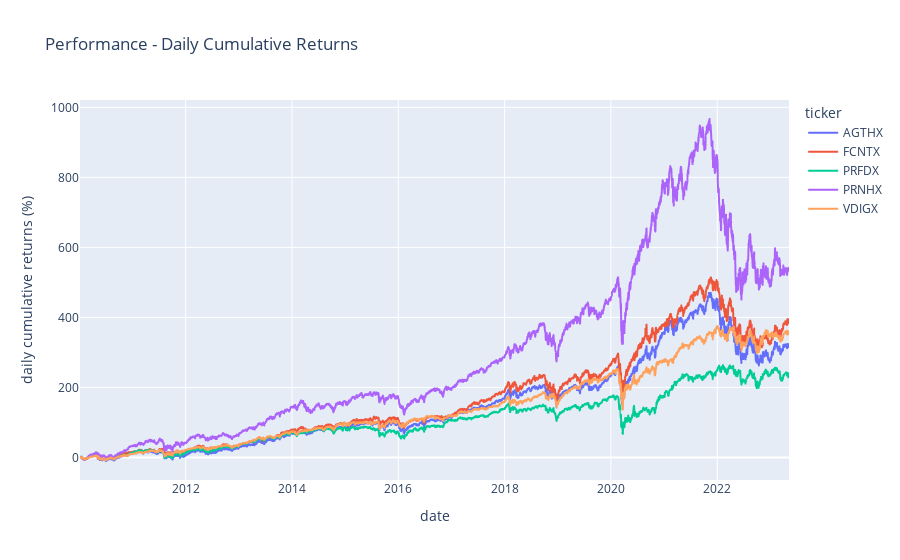

Write notebook code for a chart like this one.
### Code cell
fig = px.line(df2, x='date',
              y='cum_return_pct', color='ticker',
              title='Performance - Daily Cumulative Returns',
              labels={'cum_return_pct':'daily cumulative returns (%)', })
fig.show()

### Figure 1 — Plotly figure (JSON) as saved in the notebook; plotly's stock layout.template omitted (floating-point values rounded to 4 significant figures; data arrays with more than 128 entries replaced by an {"elided": "..."} marker saying what was removed)
{"data": [{"hovertemplate": "ticker=AGTHX<br>date=%{x}<br>daily cumulative returns (%)=%{y}<extra></extra>", "legendgroup": "AGTHX", "line": {"color": "#636efa", "dash": "solid"}, "marker": {"symbol": "circle"}, "mode": "lines", "name": "AGTHX", "showlegend": true, "type": "scattergl", "x": {"elided": "3359 str values"}, "xaxis": "x", "y": {"elided": "3359 float values"}, "yaxis": "y"}, {"hovertemplate": "ticker=FCNTX<br>date=%{x}<br>daily cumulative returns (%)=%{y}<extra></extra>", "legendgroup": "FCNTX", "line": {"color": "#EF553B", "dash": "solid"}, "marker": {"symbol": "circle"}, "mode": "lines", "name": "FCNTX", "showlegend": true, "type": "scattergl", "x": {"elided": "3359 str values"}, "xaxis": "x", "y": {"elided": "3359 float values"}, "yaxis": "y"}, {"hovertemplate": "ticker=PRFDX<br>date=%{x}<br>daily cumulative returns (%)=%{y}<extra></extra>", "legendgroup": "PRFDX", "line": {"color": "#00cc96", "dash": "solid"}, "marker": {"symbol": "circle"}, "mode": "lines", "name": "PRFDX", "showlegend": true, "type": "scattergl", "x": {"elided": "3359 str values"}, "xaxis": "x", "y": {"elided": "3359 float values"}, "yaxis": "y"}, {"hovertemplate": "ticker=PRNHX<br>date=%{x}<br>daily cumulative returns (%)=%{y}<extra></extra>", "legendgroup": "PRNHX", "line": {"color": "#ab63fa", "dash": "solid"}, "marker": {"symbol": "circle"}, "mode": "lines", "name": "PRNHX", "showlegend": true, "type": "scattergl", "x": {"elided": "3359 str values"}, "xaxis": "x", "y": {"elided": "3359 float values"}, "yaxis": "y"}, {"hovertemplate": "ticker=VDIGX<br>date=%{x}<br>daily cumulative returns (%)=%{y}<extra></extra>", "legendgroup": "VDIGX", "line": {"color": "#FFA15A", "dash": "solid"}, "marker": {"symbol": "circle"}, "mode": "lines", "name": "VDIGX", "showlegend": true, "type": "scattergl", "x": {"elided": "3359 str values"}, "xaxis": "x", "y": {"elided": "3359 float values"}, "yaxis": "y"}], "layout": {"legend": {"title": {"text": "ticker"}, "tracegroupgap": 0}, "title": {"text": "Performance - Daily Cumulative Returns"}, "xaxis": {"anchor": "y", "domain": [0, 1], "title": {"text": "date"}}, "yaxis": {"anchor": "x", "domain": [0, 1], "title": {"text": "daily cumulative returns (%)"}}}}
